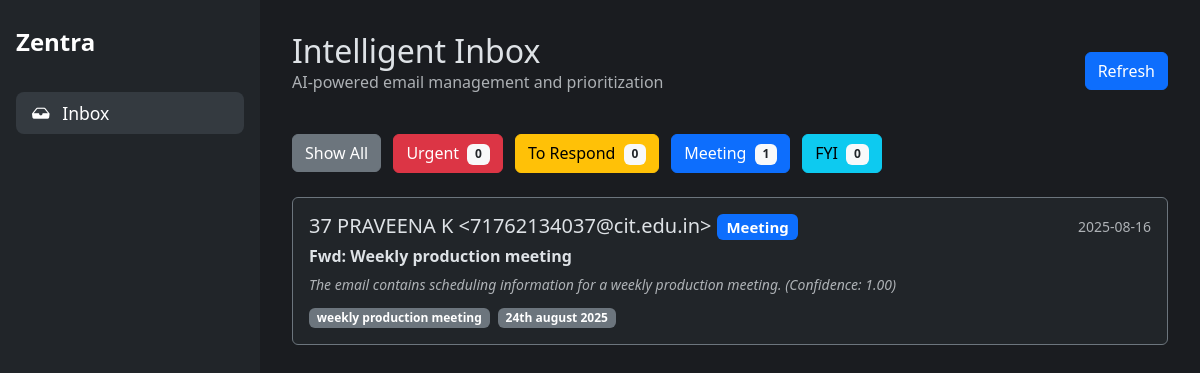
Page /recent_classified on the earlier database version.
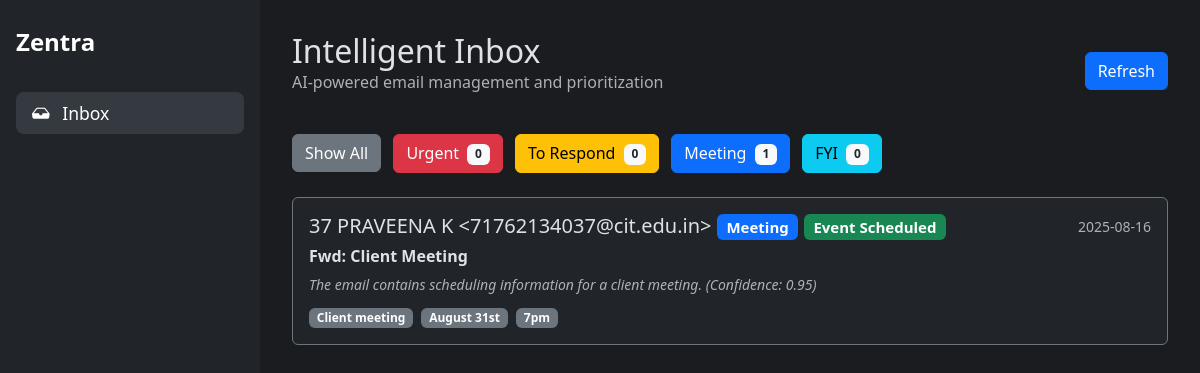
Same page on the later database version.
### tables this page shows
CREATE TABLE suggested_events (
    id INTEGER PRIMARY KEY AUTOINCREMENT,
    status TEXT NOT NULL DEFAULT 'pending',
    type TEXT NOT NULL, -- 'meeting' or 'deadline'
    summary TEXT NOT NULL,
    time_expression TEXT NOT NULL, -- MODIFIED: Replaced start_time and end_time
    description TEXT,
    source_email_id INTEGER,
    FOREIGN KEY (source_email_id) REFERENCES classifications (id)
);

CREATE TABLE classifications (
    id INTEGER PRIMARY KEY AUTOINCREMENT,
    gmail_message_id TEXT UNIQUE NOT NULL, -- NEW: Added unique message ID
    created_at TIMESTAMP NOT NULL DEFAULT CURRENT_TIMESTAMP,
    subject TEXT NOT NULL,
    sender TEXT NOT NULL,
    body TEXT,
    category TEXT,
    confidence REAL,
    priority_analysis TEXT,
    category_reason TEXT,
    summary TEXT,
    important_terms TEXT,
    response_draft TEXT
);

### Oauth.py (the view)
@app.route("/recent_classified")
def recent_classified_view():
    category_filter = request.args.get('category', None)
    classifications = database.get_recent_classifications(category_filter=category_filter)
    category_counts = database.get_category_counts()
    category_colors = {"Urgent": "danger", "To Respond": "warning", "Meeting": "primary", "FYI": "info", "Uncategorized": "secondary"}
    return render_template("history.html", classifications=classifications, counts=category_counts, category_colors=category_colors)

### database.py (called while the page is built)
def get_db_connection():
    conn = sqlite3.connect(DATABASE_FILE, timeout=10)
    conn.row_factory = sqlite3.Row
    return conn

def get_recent_classifications(category_filter=None, limit=25):
    conn = get_db_connection()
    query = """
        SELECT
            c.id, c.subject, c.sender, c.category, c.confidence,
            c.category_reason, c.important_terms, c.created_at,
            s.status as suggestion_status
        FROM
            classifications c
        LEFT JOIN
            suggested_events s ON c.id = s.source_email_id
    """
    params = []
    if category_filter:
        query += ' WHERE c.category = ?'
        params.append(category_filter)
    query += ' ORDER BY c.id DESC LIMIT ?'
    params.append(limit)
    classifications = conn.execute(query, tuple(params)).fetchall()
    conn.close()
    return classifications

def get_category_counts():
    conn = get_db_connection()
    counts = conn.execute('SELECT category, COUNT(id) as count FROM classifications GROUP BY category').fetchall()
    conn.close()
    return {row['category']: row['count'] for row in counts}

### templates/history.html
{% extends "layout.html" %}
{% block content %}
<div class="d-flex justify-content-between align-items-center mb-4">
  <div>
    <h1 class="h2 mb-0">Intelligent Inbox</h1>
    <p class="text-muted">AI-powered email management and prioritization</p>
  </div>
  <a href="/recent_classified" class="btn btn-primary">Refresh</a>
</div>
<div class="mb-4">
  <a href="/recent_classified" class="btn btn-secondary me-2">Show All</a>
  <a href="/recent_classified?category=Urgent" class="btn btn-danger me-2">Urgent <span class="badge bg-light text-dark ms-1">{{ counts.get('Urgent', 0) }}</span></a>
  <a href="/recent_classified?category=To Respond" class="btn btn-warning me-2">To Respond <span class="badge bg-light text-dark ms-1">{{ counts.get('To Respond', 0) }}</span></a>
  <a href="/recent_classified?category=Meeting" class="btn btn-primary me-2">Meeting <span class="badge bg-light text-dark ms-1">{{ counts.get('Meeting', 0) }}</span></a>
  <a href="/recent_classified?category=FYI" class="btn btn-info">FYI <span class="badge bg-light text-dark ms-1">{{ counts.get('FYI', 0) }}</span></a>
</div>
{% for item in classifications %}
<a href="/classification/{{ item.id }}" class="text-decoration-none text-white">
  <div class="card mb-3 bg-dark border-secondary">
    <div class="card-body">
      <div class="d-flex w-100 justify-content-between">
        <div class="flex-grow-1">
          <h5 class="mb-1">{{ item.sender }} <span class="badge bg-{{ category_colors.get(item.category, 'secondary') }}">{{ item.category }}</span>
            {% if item.suggestion_status == 'accepted' %}
              <span class="badge bg-success">Event Scheduled</span>
            {% endif %}
          </h5>
          <p class="mb-1"><strong>{{ item.subject }}</strong></p>
          <p class="mb-0 text-muted fst-italic">
            <small>{{ item.category_reason }} (Confidence: {{ "%.2f"|format(item.confidence|float) }})</small>
          </p>
          <div class="mt-2">
            {% if item.important_terms %}
              {% for term in item.important_terms.split(',')[:3] %}
                {% if term.strip() %}
                  <span class="badge bg-secondary me-1">{{ term.strip() }}</span>
                {% endif %}
              {% endfor %}
            {% endif %}
          </div>
        </div>
        <div class="text-end">
          <small class="text-muted">{{ item.created_at[:10] }}</small>
        </div>
      </div>
    </div>
  </div>
</a>
{% else %}
<div class="alert alert-info">No classified emails in history.</div>
{% endfor %}
{% endblock %}

Differences in the rows shown:
changed suggested_events "37 PRAVEENA K <71762134037@cit.edu.in>": subject "Fwd: Weekly production meeting" → "Fwd: Client Meeting"; category_reason "The email contains scheduling information for a weekly production meeting." → "The email contains scheduling information for a client meeting."; now shows "Event Scheduled"
changed classifications: confidence "1.00" → "0.95"
Other differences:
new list line: "Client meeting"
new list line: "August 31st"
new list line: "7pm"
list line gone: "weekly production meeting"
list line gone: "24th august 2025"
